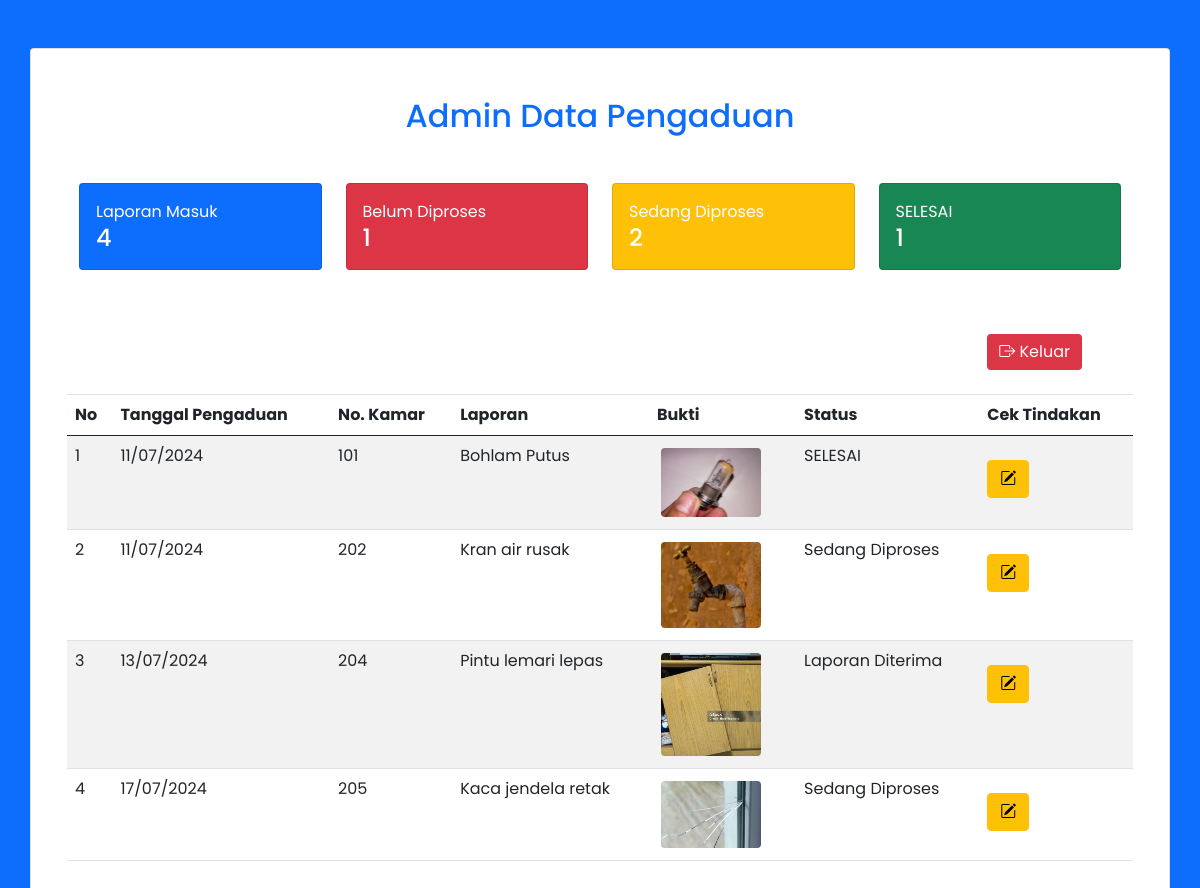
The page /admin.php (signed in) on the database its author committed.
### tables this page shows
CREATE TABLE `laporan` (
  `id` int(11) NOT NULL,
  `tgl` varchar(255) DEFAULT NULL,
  `no_kamar` varchar(3) DEFAULT NULL,
  `pengaduan` text DEFAULT NULL,
  `bukti` varchar(255) DEFAULT NULL,
  `stat` varchar(25) DEFAULT NULL,
  `keterangan` varchar(255) DEFAULT NULL
);

### admin.php (the view, shortened to what this page needs)
<?php
  include('koneksi.php');
?>
<!DOCTYPE html>
<html>
  <head>
    <link href="https://cdn.jsdelivr.net/npm/bootstrap@5.0.0-beta2/dist/css/bootstrap.min.css" rel="stylesheet">
    <link rel="stylesheet" href="https://cdn.jsdelivr.net/npm/bootstrap-icons@1.4.0/font/bootstrap-icons.css">
  </head>
  <body class="bg-primary" style="font-family: 'Poppins', sans-serif;">
    <div class="container card mt-5 ps-5 pe-5 pb-5 mb-5">
      <h2 class="text-center m-5 text-primary"> Admin Data Pengaduan</h2>
      <div class="row">
        <table class="table table-striped table-hover">
        <thead><tr>
        <div class="col-xl-3 col-sm-6 mb-3">
          <div class="card text-white bg-primary mb-4">
            <div class="card-body">
            Laporan Masuk
            <?php
              $query = "SELECT * FROM laporan";
              $result = mysqli_query($koneksi, $query);
               if ($result) {
                $category_total = mysqli_num_rows($result);
                if ($category_total > 0) {
                  echo '<h4 class="mb-0"> ' . $category_total . '</h4>';
                } else {
                  echo '<h4 class="mb-0"> No Data </h4>';
                }
              } else {
                echo '<h4 class="mb-0"> Error in query </h4>';
              }
            ?>
            </div></div></div></div>
        <div class="col-xl-3 col-sm-6 mb-3">
          <div class="card text-white bg-danger mb-4">
            <div class="card-body">
            Belum Diproses
            <?php
              $query = "SELECT * FROM laporan WHERE stat='Laporan Diterima'";
              $result = mysqli_query($koneksi, $query);
               if ($result) {
                $category_total = mysqli_num_rows($result);
                if ($category_total > 0) {
                  echo '<h4 class="mb-0"> ' . $category_total . '</h4>';
                } else {
                  echo '<h4 class="mb-0"> No Data </h4>';
                }
              } else {
                echo '<h4 class="mb-0"> Error in query </h4>';
              }
            ?>
            </div></div></div></div>
          <div class="col-xl-3 col-sm-6 mb-3">
            <div class="card text-white bg-warning mb-4">
              <div class="card-body">
              Sedang Diproses
              <?php
                $query = "SELECT * FROM laporan WHERE stat='Sedang Diproses'";
                $result = mysqli_query($koneksi, $query);
                if ($result) {
                  $category_total = mysqli_num_rows($result);
                  if ($category_total > 0) {
                    echo '<h4 class="mb-0"> ' . $category_total . '</h4>';
                  } else {
                    echo '<h4 class="mb-0"> No Data </h4>';
                  }
                } else {
                  echo '<h4 class="mb-0"> Error in query </h4>';
                }
              ?>
              </div></div></div></div>
          <div class="col-xl-3 col-sm-6 mb-3">
            <div class="card text-white bg-success mb-4">
              <div class="card-body">
              SELESAI
              <?php
                $query = "SELECT * FROM laporan WHERE stat='SELESAI'";
                $result = mysqli_query($koneksi, $query);
                if ($result) {
                  $category_total = mysqli_num_rows($result);
                  if ($category_total > 0) {
                    echo '<h4 class="mb-0"> ' . $category_total . '</h4>';
                  } else {
                    echo '<h4 class="mb-0"> No Data </h4>';
                  }
                } else {
                  echo '<h4 class="mb-0"> Error in query </h4>';
                }
              ?>
              </div></div></div></div>
      <div class="row">
        <table class="table table-striped table-hover">
          <thead>
          <tr>
              <td></td>
              <td></td>
              <td></td>
              <td></td>
              <td></td>
              <td></td>
              <td>
                <a class="btn btn-danger mb-3 border-0" href="logout.php"> <i class="bi bi-box-arrow-right"></i> Keluar</a>
              </td>
            </tr>
            <tr>
              <th>No</th>
              <th>Tanggal Pengaduan</th>
              <th>No. Kamar</th>
              <th>Laporan</th>
              <th>Bukti</th>
              <th>Status</th>
              <th>Cek Tindakan</th>
            </tr>
          </thead>
          <tbody>
            <?php
              $query = "SELECT * FROM laporan ORDER BY id ASC";
              $result = mysqli_query($koneksi, $query);
              $no = 1;
              while($row = mysqli_fetch_assoc($result)) {
              ?>
            <tr>
              <td><?php echo $no; ?></td>
              <td><?php echo $row['tgl']; ?></td>
              <td><?php echo $row['no_kamar']; ?></td>
              <td><?php echo $row['pengaduan']; ?></td>
              <td>
                <img class="rounded m-1" src="gambar/<?php echo $row['bukti']; ?>" width=100>
              </td>
              <td><?php echo $row['stat']; ?></td>
              <td>
                <a class="btn btn-warning mt-3" href="halstatus.php?id=<?php echo $row['id']; ?>">
                  <i class="bi bi-pencil-square"></i>
              </td>
            </tr>
            <?php
              $no++;
            } ?>
          </tbody>
        </table>
      </div>
  </body>
</html>

### rows shown on the page
laporan: tgl "11/07/2024", no_kamar "101", pengaduan "Bohlam Putus", bukti (picture), stat "SELESAI"
laporan: tgl "11/07/2024", no_kamar "202", pengaduan "Kran air rusak", bukti (picture), stat "Sedang Diproses"
laporan: tgl "13/07/2024", no_kamar "204", pengaduan "Pintu lemari lepas", bukti (picture), stat "Laporan Diterima"
laporan: tgl "17/07/2024", no_kamar "205", pengaduan "Kaca jendela retak", bukti (picture), stat "Sedang Diproses"

### other values the page prints
$category_total "4"
$category_total "1"
$category_total "2"
